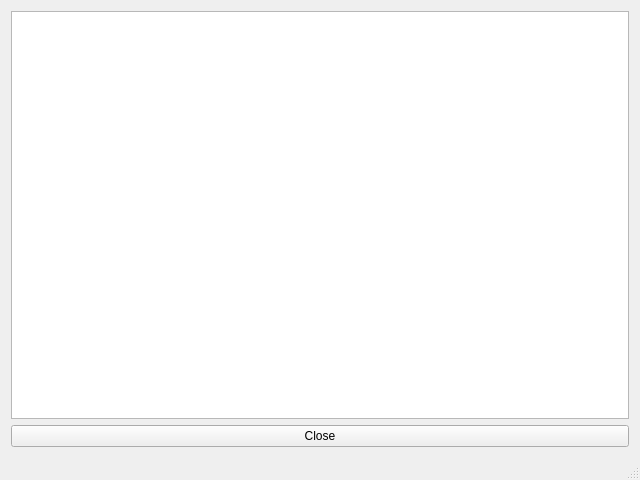
<?xml version="1.0" encoding="UTF-8"?>
<ui version="4.0">
 <class>HelpMainWindow</class>
 <widget class="QMainWindow" name="HelpMainWindow">
  <property name="geometry">
   <rect>
    <x>0</x>
    <y>0</y>
    <width>640</width>
    <height>480</height>
   </rect>
  </property>
  <property name="windowTitle">
   <string/>
  </property>
  <property name="windowIcon">
   <iconset resource="../resources/resources.qrc">
    <normaloff>:/ecalsys/APP_ICON</normaloff>:/ecalsys/APP_ICON</iconset>
  </property>
  <property name="autoFillBackground">
   <bool>false</bool>
  </property>
  <property name="dockOptions">
   <set>QMainWindow::AllowNestedDocks|QMainWindow::AllowTabbedDocks|QMainWindow::AnimatedDocks</set>
  </property>
  <widget class="QWidget" name="central_widget">
   <layout class="QVBoxLayout" name="verticalLayout">
    <item>
     <widget class="QPlainTextEdit" name="help_textedit">
      <property name="font">
       <font>
        <family>Courier New</family>
       </font>
      </property>
      <property name="lineWrapMode">
       <enum>QPlainTextEdit::NoWrap</enum>
      </property>
      <property name="readOnly">
       <bool>true</bool>
      </property>
     </widget>
    </item>
    <item>
     <widget class="QPushButton" name="close_button">
      <property name="text">
       <string>Close</string>
      </property>
     </widget>
    </item>
   </layout>
  </widget>
  <widget class="QStatusBar" name="status_bar"/>
 </widget>
 <layoutdefault spacing="6" margin="11"/>
 <resources>
  <include location="../resources/resources.qrc"/>
  <include location="../../../iconset/ecalicons.qrc"/>
 </resources>
 <connections/>
</ui>
